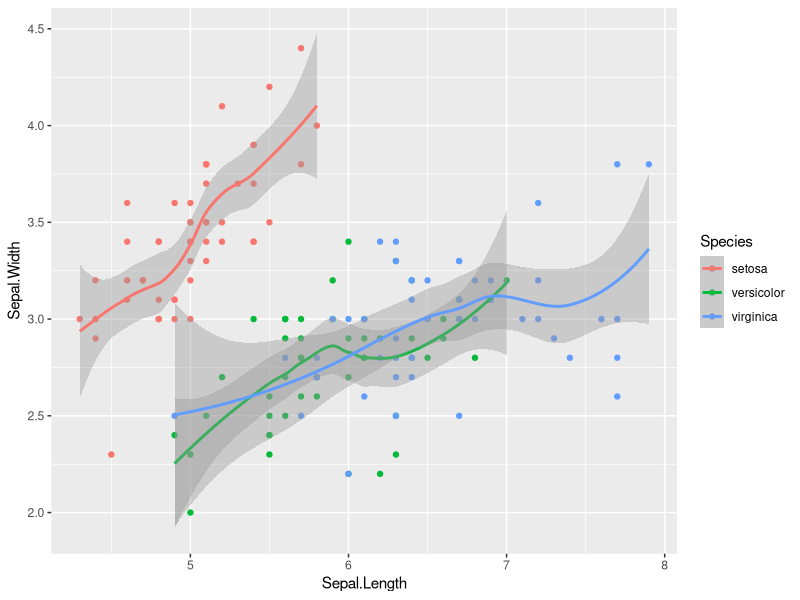

Write the R code that produced this figure.
# lets install some packagaes
#renv::install(c('tidyverse', 'ggpubr'))

library('tidyverse')


# lets plot some data
head(iris)

ggplot(iris, aes(x = Sepal.Length,  y= Sepal.Width, color = Species)) +
  geom_point() + 
  geom_smooth()
